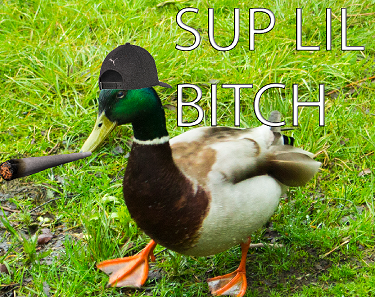
#> input picture Edge Detection/anka.png, 375 x 297 px, found by its file name
$ python getting_and_setting_2.py
#> lines starting #> are read from the running program, lines starting #| are printed output that depends on the picture; after the words box and inside, x2 and y2 are one past the last pixel; in counts of white or black regions, pixels touching at a corner belong together
import argparse
import cv2

# #Skapar ett argument tolk objekt
# ap = argparse.ArgumentParser()
# #Lägger till argument till objektet
# ap.add_argument("-i","--image",required=True,
#                 help = "path to image")
# #Tolka argumenten för objektet och, returnera objektets dictionary attribut, och spara de i args.
# args = vars(ap.parse_args())
#
# #Läs in bilden ifrån argumentet
# image = cv2.imread(args["image"])

image = cv2.imread("C://Users/Martin/Pictures/anka.png")
#> image is the input picture: shape (297, 375, 3); mean B, G, R 52.2, 146.2, 122.1

#Visa bilden
# cv2.imshow("Original",image)

#Skapar en tuppel, med de 3  rgb värdena som returneras ifrån pixelns x och y position.
(b,g,r) = image[0,0]
#> b = 74; g = 180; r = 143
print("pixeln vid (0,0) - Red {}, Green - {}, Blue {}".format(r,g,b))
#| pixeln vid (0,0) - Red 143, Green - 180, Blue 74

#Här byter vi nu ut pixeln mot en helröd, dvs vi manipulerar pixeln
image[0,0]=(0,0,255)
#> image: shape (297, 375, 3); under 0.01% of pixels changed, all inside (x1, y1, x2, y2) = (0, 0, 1, 1)
# Här hämtar vi återigen världen och skriver ut för att få ett nytt svar
(b,g,r) = image[0,0]
#> b = 0; g = 0; r = 255
print("pixeln vid (0,0) - Red {}, Green - {}, Blue {}".format(r,g,b))
#| pixeln vid (0,0) - Red 255, Green - 0, Blue 0

#Höjd -> Bredd : Plockar ut en bit
corner = image[0:100, 0:500]
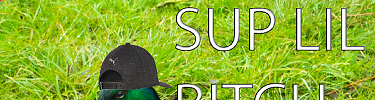
#> corner: shape (100, 375, 3); mean B, G, R 48.9, 176.1, 141.3
cv2.imshow("Corner",corner)

#Tar en slice av bilden, och likställer den med rgb färgen blå
image[0:100,0:100] = (255, 0, 0)
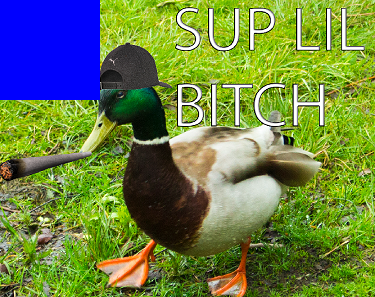
#> image: shape (297, 375, 3); mean B, G, R 71.9, 129.2, 108.7
cv2.imshow("Bilden",image)


cv2.waitKey(0)
